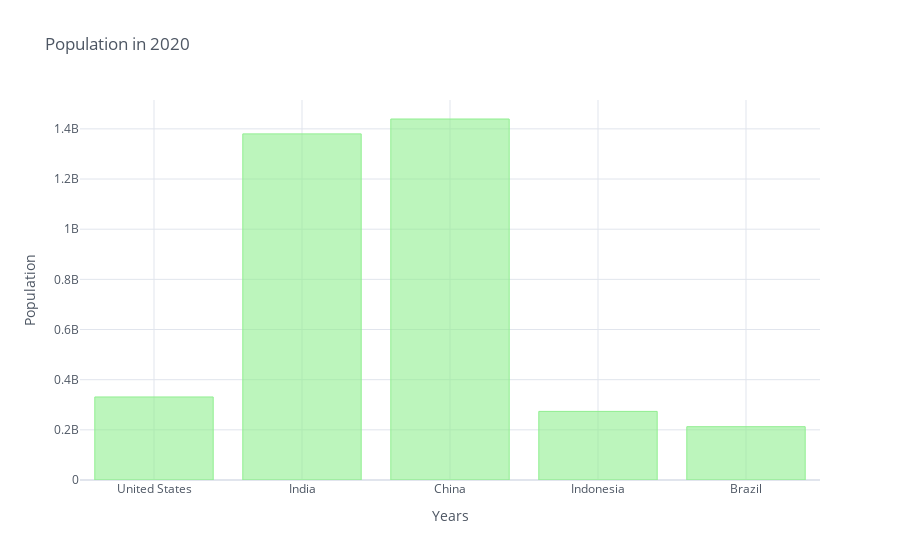

Write notebook code for a chart like this one.
### Markdown cell above
## Single Barplot

### Code cell
df_population_2020 = df_population[df_population.index.isin([2020])]
df_population_2020 = df_population_2020.T
df_population_2020.iplot(kind='bar', color='lightgreen',
                           xTitle='Years', yTitle='Population',
                           title='Population in 2020')

### Figure 1 — Plotly figure (JSON) as saved in the notebook; plotly's stock layout.template omitted (floating-point values rounded to 4 significant figures)
{"data": [{"marker": {"color": "rgba(144, 238, 144, 0.6)", "line": {"color": "rgba(144, 238, 144, 1.0)", "width": 1}}, "name": "2020.0", "orientation": "v", "text": "", "type": "bar", "x": ["United States", "India", "China", "Indonesia", "Brazil"], "y": [331002651, 1380004385, 1439323776, 273523615, 212559417]}], "layout": {"legend": {"bgcolor": "#FFFFFF", "font": {"color": "#4D5663"}}, "paper_bgcolor": "#FFFFFF", "plot_bgcolor": "#FFFFFF", "title": {"font": {"color": "#4D5663"}, "text": "Population in 2020"}, "xaxis": {"gridcolor": "#E1E5ED", "showgrid": true, "tickfont": {"color": "#4D5663"}, "title": {"font": {"color": "#4D5663"}, "text": "Years"}, "zerolinecolor": "#E1E5ED"}, "yaxis": {"gridcolor": "#E1E5ED", "showgrid": true, "tickfont": {"color": "#4D5663"}, "title": {"font": {"color": "#4D5663"}, "text": "Population"}, "zerolinecolor": "#E1E5ED"}}}
